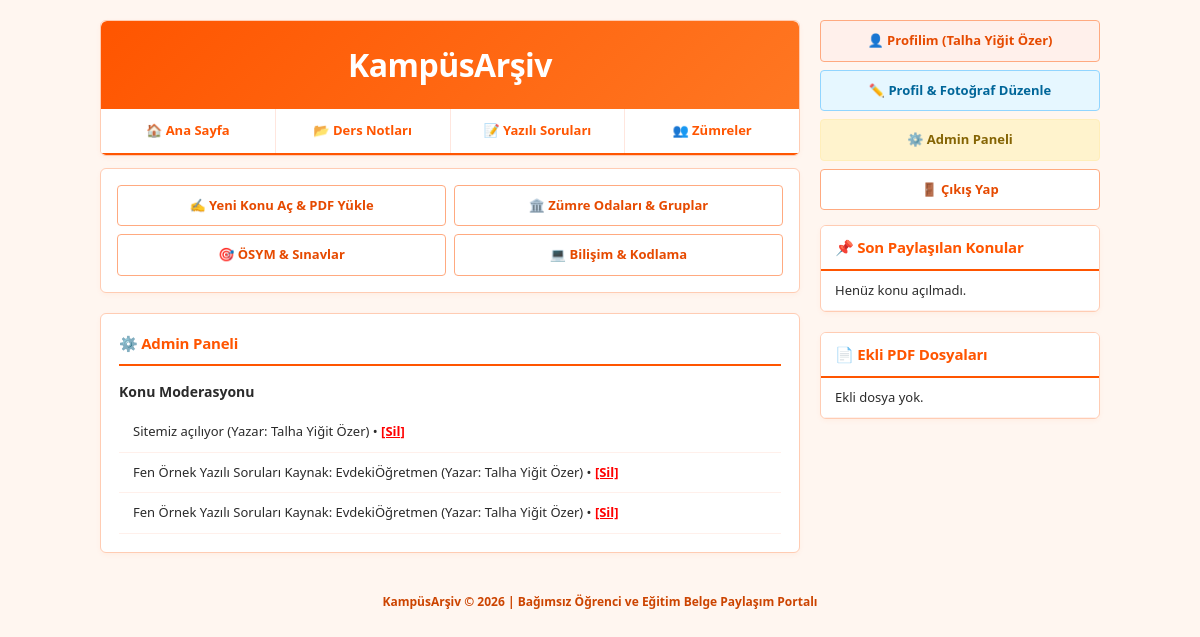
The app's page /admin (signed in) with its own data.
### tables this page shows
CREATE TABLE konular (
            id INTEGER PRIMARY KEY AUTOINCREMENT,
            baslik TEXT NOT NULL,
            kategori TEXT NOT NULL,
            yazar TEXT NOT NULL,
            icerik TEXT NOT NULL,
            dosya_adi TEXT,
            tarih TIMESTAMP DEFAULT CURRENT_TIMESTAMP
        );

### app.py (the view)
@app.route('/admin')
def admin():
    if session.get('rol') != 'Admin':
        flash('Bu sayfaya erişim yetkiniz yok!', 'error')
        return redirect(url_for('index'))
    conn = get_db_connection()
    kullanicilar = conn.execute("SELECT * FROM kullanicilar ORDER BY id DESC").fetchall()
    konular = conn.execute("SELECT * FROM konular ORDER BY id DESC").fetchall()
    conn.close()
    return render_template('admin.html', kullanicilar=kullanicilar, konular=konular)

### app.py (called while the page is built)
def get_db_connection():
    conn = sqlite3.connect('kampus.db')
    conn.row_factory = sqlite3.Row
    return conn

### templates/admin.html (shortened to what this page needs)
{% extends 'base.html' %}
{% block content %}
<div class="card-box" style="padding: 18px;">
    <div class="card-header-light" style="padding:0 0 10px 0; margin-bottom:15px;">⚙️ Admin Paneli</div>
    <h4 style="margin:0 0 10px 0;">Konu Moderasyonu</h4>
    <table class="site-table">
        {% for k in konular %}
        <tr>
            <td>{{ k['baslik'] }} (Yazar: {{ k['yazar'] }}) &bull; <a href="/admin/sil_konu/{{ k['id'] }}" style="color:red; font-weight:bold;">[Sil]</a></td>
        </tr>
        {% endfor %}
    </table>
</div>
{% endblock %}

### templates/base.html (style rules this page uses)
* { box-sizing: border-box; }
body { background-color: #fff6f0; font-family: "Frutiger", "Frutiger Linotype", "Segoe UI", "Helvetica Neue", Arial, sans-serif; font-size: 14px; line-height: 1.5; margin: 0; padding: 20px 0; color: #2b2b2b; }
.card-box { background: #ffffff; border-radius: 6px; border: 1px solid #ffccb3; margin-bottom: 20px; overflow: hidden; box-shadow: 0 2px 5px rgba(255, 102, 0, 0.05); }
.card-header-light { background: #ffffff; color: #ff5500; border-bottom: 2px solid #ff5500; font-size: 15px; font-weight: 700; padding: 10px 14px; letter-spacing: -0.2px; }
.site-table { width: 100%; border-collapse: collapse; }
.site-table td { padding: 10px 14px; border-bottom: 1px solid #fff0eb; font-size: 13px; }

### records on screen
konular: baslik "Sitemiz açılıyor", yazar "Talha Yiğit Özer"
konular: baslik "Fen Örnek Yazılı Soruları Kaynak: EvdekiÖğretmen", yazar "Talha Yiğit Özer"
konular: baslik "Fen Örnek Yazılı Soruları Kaynak: EvdekiÖğretmen", yazar "Talha Yiğit Özer"

### other values on screen
{{ session['kullanici_adi'] }} "Talha Yiğit Özer"
